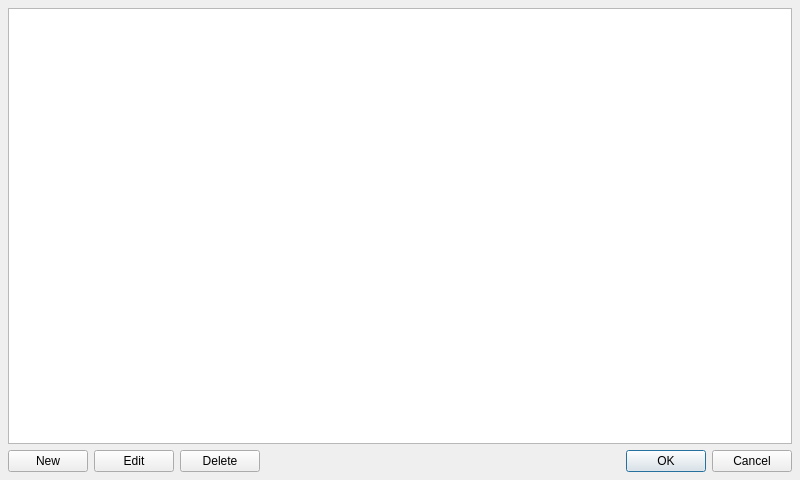
<?xml version="1.0" encoding="UTF-8"?>
<ui version="4.0">
 <class>PIRSelectMacroDialog</class>
 <widget class="QDialog" name="PIRSelectMacroDialog">
  <property name="geometry">
   <rect>
    <x>0</x>
    <y>0</y>
    <width>800</width>
    <height>480</height>
   </rect>
  </property>
  <property name="windowTitle">
   <string>Select Macro</string>
  </property>
  <layout class="QGridLayout" name="gridLayout">
   <property name="margin">
    <number>8</number>
   </property>
   <item row="0" column="0" colspan="4">
    <widget class="QTreeWidget" name="macroTreeWidget">
     <property name="headerHidden">
      <bool>true</bool>
     </property>
     <column>
      <property name="text">
       <string notr="true">1</string>
      </property>
     </column>
    </widget>
   </item>
   <item row="1" column="0">
    <widget class="QPushButton" name="newButton">
     <property name="text">
      <string>New</string>
     </property>
    </widget>
   </item>
   <item row="1" column="1">
    <widget class="QPushButton" name="editButton">
     <property name="text">
      <string>Edit</string>
     </property>
    </widget>
   </item>
   <item row="1" column="2">
    <widget class="QPushButton" name="deleteButton">
     <property name="text">
      <string>Delete</string>
     </property>
    </widget>
   </item>
   <item row="1" column="3">
    <widget class="QDialogButtonBox" name="buttonBox">
     <property name="orientation">
      <enum>Qt::Horizontal</enum>
     </property>
     <property name="standardButtons">
      <set>QDialogButtonBox::Cancel|QDialogButtonBox::Ok</set>
     </property>
    </widget>
   </item>
  </layout>
 </widget>
 <resources/>
 <connections>
  <connection>
   <sender>buttonBox</sender>
   <signal>accepted()</signal>
   <receiver>PIRSelectMacroDialog</receiver>
   <slot>accept()</slot>
   <hints>
    <hint type="sourcelabel">
     <x>248</x>
     <y>254</y>
    </hint>
    <hint type="destinationlabel">
     <x>157</x>
     <y>274</y>
    </hint>
   </hints>
  </connection>
  <connection>
   <sender>buttonBox</sender>
   <signal>rejected()</signal>
   <receiver>PIRSelectMacroDialog</receiver>
   <slot>reject()</slot>
   <hints>
    <hint type="sourcelabel">
     <x>316</x>
     <y>260</y>
    </hint>
    <hint type="destinationlabel">
     <x>286</x>
     <y>274</y>
    </hint>
   </hints>
  </connection>
 </connections>
</ui>
